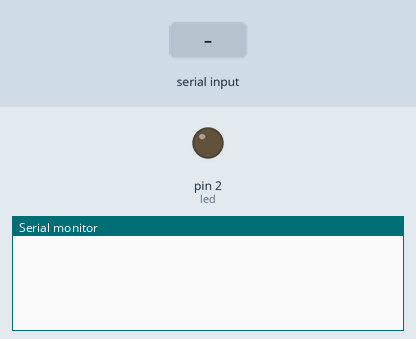
This sketch was run on a simulated Arduino Uno, built with avr-gcc and run on an emulated ATmega328P. On the bench: output pins drawn as LEDs (lit = HIGH), the last lines printed to the serial monitor. The test bench sets the inputs (shaded band).

Above: at 1.2 s.
1.3 s: "ligar\n" received over Serial
At 2.4 s:
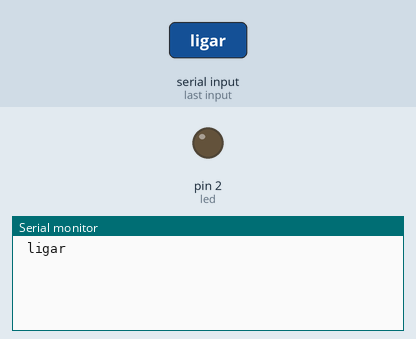
2.8 s: byte 10 ('\n') received over Serial
At 3.3 s:
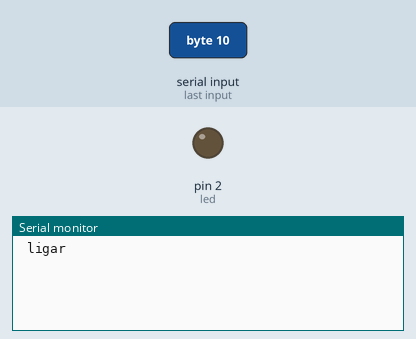
4.3 s: "desligar\n" received over Serial
At 4.8 s:
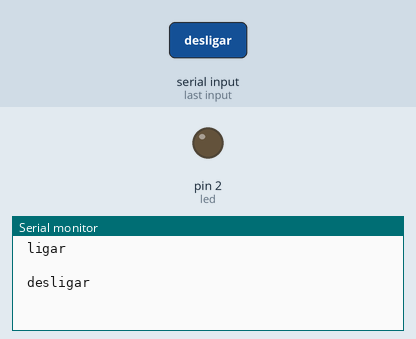

Measured:
- after the input at 1.3 s, the serial monitor: prints a new line at once (image 1)
- after the input at 2.8 s, the serial monitor: prints a new line at once (image 2)
- after the input at 4.3 s, the serial monitor: prints a new line at once (image 3)

The sketch:

newoficial.ino
```cpp
String inputString = "";         // a String to hold incoming data
bool stringComplete = false;  // whether the string is complete
int led = 2;
void setup() {
  // initialize serial:
  Serial.begin(9600);
  // reserve 200 bytes for the inputString:
  inputString.reserve(200);

  pinMode(led, OUTPUT);
}
   void loop() {
  // print the string when a newline arrives:
  if (stringComplete) {
    Serial.print(" ");
    Serial.print(inputString);
    // clear the string:
    if(inputString.startsWith("ligar")){ //19
     digitalWrite(led, digitalRead(LOW));// toggle

    }

     else if (inputString.startsWith("desligar")){
      digitalWrite(led, digitalRead(HIGH));
    }


  //  else
  // Serial.print(F("Comando Invalido[ Fale(ligar) para ligar  led ou (desligar) para desligar led)]"));

    inputString = "";
    stringComplete = false;
  }
}

/*
  SerialEvent occurs whenever a new data comes in the hardware serial RX. This
  routine is run between each time loop() runs, so using delay inside loop can
  delay response. Multiple bytes of data may be available.
*/
void serialEvent() {
  while (Serial.available()) {
    // get the new byte:
    char inChar = (char)Serial.read();
    // add it to the inputString:
    inputString += inChar;
    // if the incoming character is a newline, set a flag so the main loop can
    // do something about it:
    if (inChar == '\n') {
      stringComplete = true;
    }
  }
}
```
